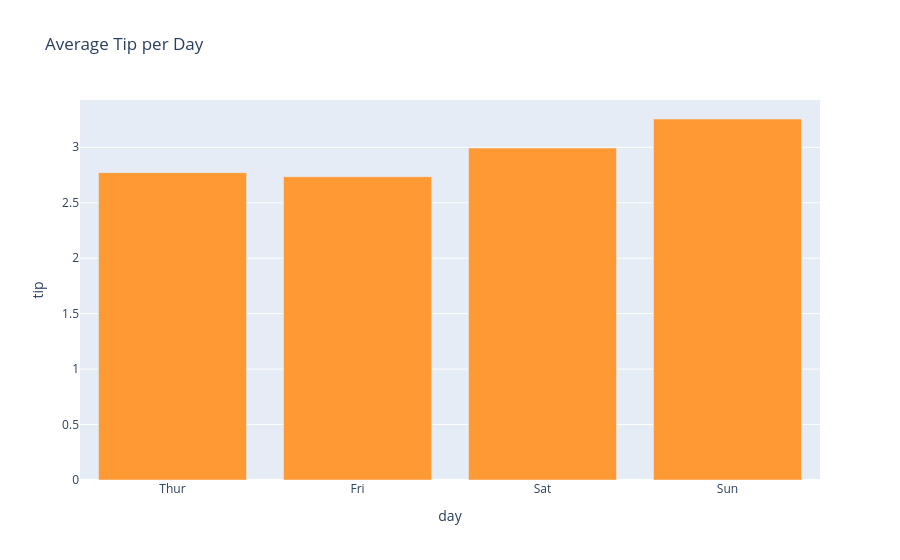

This figure's notebook cell:
### Code cell
# Prepare your data first
daily_avg = tips.groupby('day', observed=True)['tip'].mean().reset_index()

# Create the plot
fig = px.bar(daily_avg, x='day', y='tip', 
             title='Average Tip per Day',
             color_discrete_sequence=['#ff9933']) # This matches your orange color
fig.show()

### Figure 1 — Plotly figure (JSON) as saved in the notebook; plotly's stock layout.template omitted (floating-point values rounded to 4 significant figures)
{"data": [{"hovertemplate": "day=%{x}<br>tip=%{y}<extra></extra>", "legendgroup": "", "marker": {"color": "#ff9933", "pattern": {"shape": ""}}, "name": "", "orientation": "v", "showlegend": false, "textposition": "auto", "type": "bar", "x": ["Thur", "Fri", "Sat", "Sun"], "xaxis": "x", "y": [2.771, 2.735, 2.993, 3.255], "yaxis": "y"}], "layout": {"barmode": "relative", "legend": {"tracegroupgap": 0}, "title": {"text": "Average Tip per Day"}, "xaxis": {"anchor": "y", "domain": [0, 1], "title": {"text": "day"}}, "yaxis": {"anchor": "x", "domain": [0, 1], "title": {"text": "tip"}}}}
